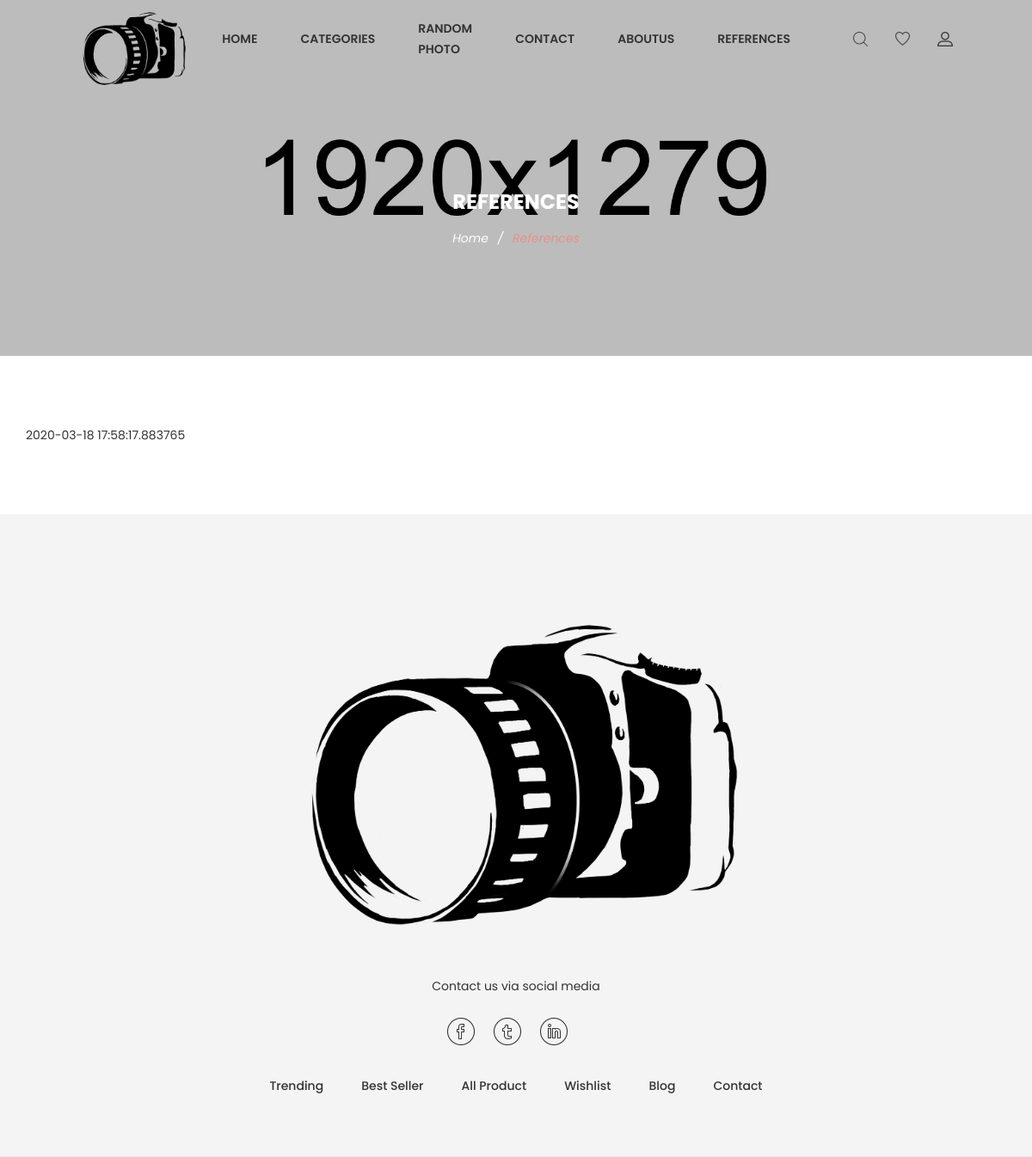
Before: /references with the older database file.
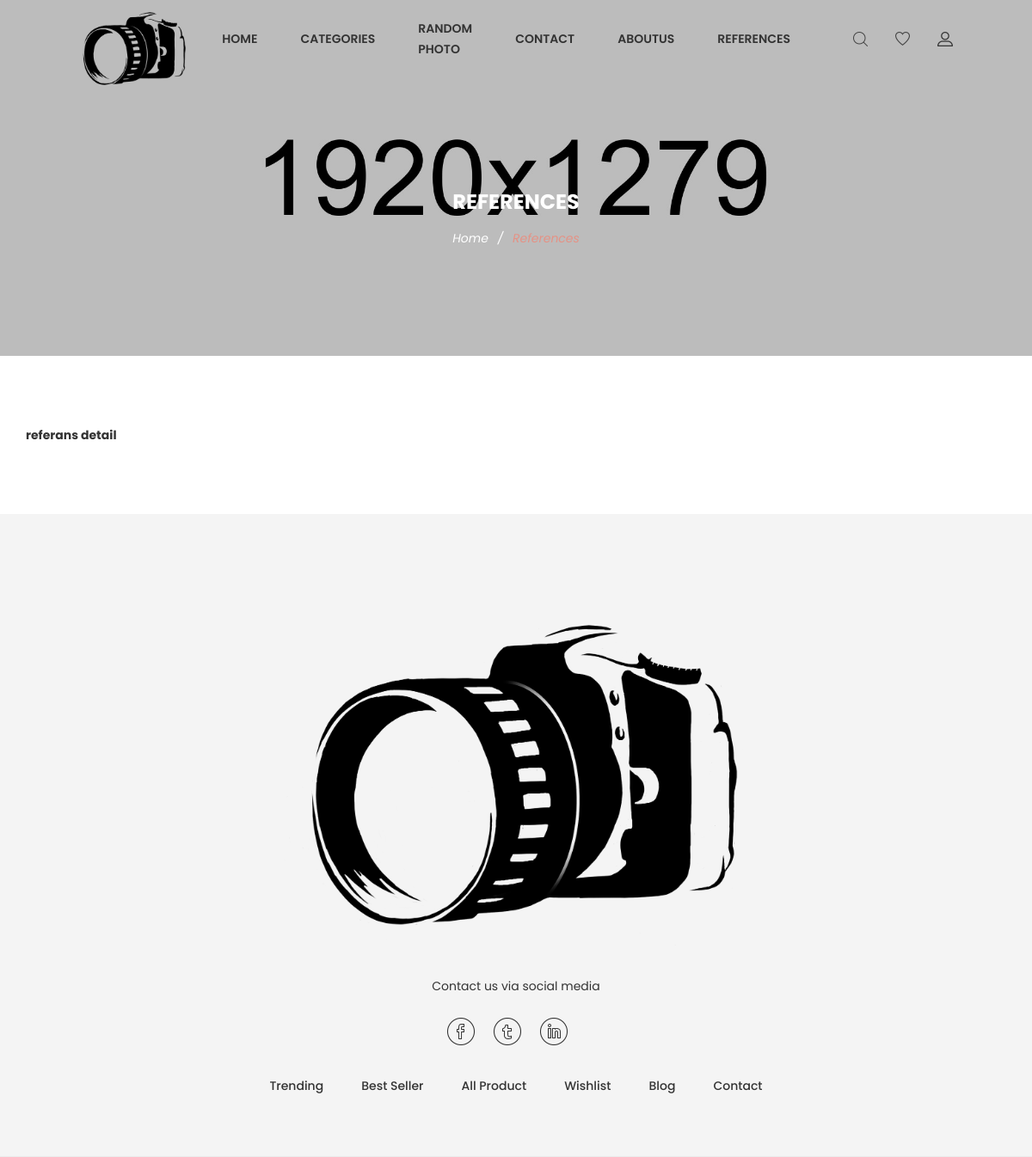
After: the same page with the newer database file.
### home/models.py (models this page shows, shortened)
class Setting(models.Model):
    STATUS = (
        ('True', 'Evet'),
        ('False', 'Hayır'),
    )
    title = models.CharField(max_length=50)
    keywords = models.CharField(max_length=50)
    description = models.CharField(max_length=255)
    company = models.CharField(max_length=50)
    address = models.CharField(blank=True, max_length=100)
    phone = models.CharField(blank=True, max_length=15)
    fax = models.CharField(blank=True, max_length=15)
    email = models.CharField(blank=True, max_length=50)
    smtpserver = models.CharField(blank=True, max_length=50)
    smtpmail = models.CharField(blank=True, max_length=50)
    smtppassword = models.CharField(blank=True, max_length=100)
    smtpport = models.CharField(blank=True, max_length=10)
    icon = models.ImageField(blank=True, upload_to='assets/images/', max_length=255)
    facebook = models.CharField(blank=True, max_length=50)
    twitter = models.CharField(blank=True, max_length=50)
    linkedin = models.CharField(blank=True, max_length=50)
    aboutus = RichTextUploadingField(blank=True)
    contact = RichTextUploadingField(blank=True)
    references = RichTextUploadingField(blank=True)
    status = models.CharField(max_length=10, choices=STATUS)

### home/views.py (the view)
# urls.py: path('references', views.references, name='references'),
def references(request):
    category = Category.objects.all()
    setting = Setting.objects.get(pk=1)
    context = {'category': category, 'setting': setting}
    return render(request, 'Pages/referencesPage.html', context)

### home/templates/Pages/referencesPage.html (shortened to what this page needs)
{% extends 'HomeBase.html' %}
{% block body %}
    <div class="ht__bradcaump__area bg-image--5">
        <div class="container">
            <div class="row">
                <div class="col-lg-12">
                    <div class="bradcaump__inner text-center">
                        <h2 class="bradcaump-title">References</h2>
                        <nav class="bradcaump-content">
                            <a class="breadcrumb_item" href="/">Home</a>
                            <span class="brd-separetor">/</span>
                            <span class="breadcrumb_item active">References</span>
                        </nav>
                    </div>
                </div>
            </div>
        </div>
    </div>
    <section class="section-padding--lg bg--white">
        <div class="container">
            <div class="col-lg-12">
                {{ setting.references|safe }}
            </div>
        </div>
    </section>
{% endblock %}

### home/templates/HomeBase.html (shortened to what this page needs)
<!DOCTYPE html>
<html class="no-js" lang="zxx">
<head>
    {% load static %}
    <link rel="stylesheet" href="{% static 'css/bootstrap.min.css' %}">
    <link rel="stylesheet" href="{% static 'css/plugins.css' %}">
    <link rel="stylesheet" href="{% static 'style.css' %}">
    <link rel="stylesheet" href="{% static 'css/custom.css' %}">
<link rel="stylesheet" href="https://ajax.googleapis.com/ajax/libs/jqueryui/1.11.4/themes/smoothness/jquery-ui.css">
</head>
<body>
{% block clean %}
{% include 'header.html' %}
<div class="wrapper" id="wrapper">
    {% block body %}{% endblock %}
    {% include 'footer.html' %}
</div>
{% endblock %}
</body>
</html>

### home/templates/header.html (shortened to what this page needs)
{% load mptt_tags %}
{% load static %}
<header id="wn__header" class="header__area header__absolute sticky__header">
    <div class="container-fluid">
        <div class="row">
            <div class="col-md-6 col-sm-6 col-6 col-lg-2">
                <div class="logo">
                    <a href="/">
                        <img src="{% static 'images/logo/myLogo.png' %}" alt="logo images">
                    </a>
                </div>
            </div>
            <div class="col-lg-8 d-none d-lg-block">
                <nav class="mainmenu__nav">
                    <ul class="meninmenu d-flex justify-content-start">
                        <li class="drop with--one--item"><a href="/">Home</a></li>
                    {% if category %}
                        <li class="drop"><a href="/">Categories</a>
                        </li>
                    {% endif %}
                        <li><a href="/RandPhoto">Random Photo</a></li>
                        <li><a href="/contact">Contact</a></li>
                        <li><a href="/aboutus">AboutUs</a></li>
                        <li><a href="/references">References</a></li>
                    </ul>
                </nav>
            </div>
            <div class="col-md-6 col-sm-6 col-6 col-lg-2">
                <ul class="header__sidebar__right d-flex justify-content-end align-items-center">
                    <li class="shop_search"><a class="search__active" href="../static/#"></a></li>
                    <li class="wishlist"><a href="../static/#"></a></li>
                    <li class="setting__bar__icon"><a class="setting__active" href="../static/#"></a>
                    </li>
                </ul>
            </div>
        </div>
    </div>
</header>

### home/templates/footer.html
{% load static %}
<footer id="wn__footer" class="footer__area bg__cat--8 brown--color">
    <div class="footer-static-top">
        <div class="container">
            <div class="row">
                <div class="col-lg-12">
                    <div class="footer__widget footer__menu">
                        <div class="ft__logo">
                            <a href="../static/index.html">
                                <img src="{% static 'images/logo/myLogo.png'%}" alt="logo">
                            </a>
                            <p>Contact us via social media</p>
                        </div>
                        <div class="footer__content">
                            <ul class="social__net social__net--2 d-flex justify-content-center">
                                <li><a href="{{ setting.facebook }}"><i class="bi bi-facebook"></i></a></li>
                                <li><a href="{{ setting.twitter }}"><i class="bi bi-twitter"></i></a></li>
                                <li><a href="{{ setting.linkedin }}"><i class="bi bi-linkedin"></i></a></li>
                            </ul>
                            <ul class="mainmenu d-flex justify-content-center">
                                <li><a href="../static/index.html">Trending</a></li>
                                <li><a href="../static/index.html">Best Seller</a></li>
                                <li><a href="../static/index.html">All Product</a></li>
                                <li><a href="../static/index.html">Wishlist</a></li>
                                <li><a href="../static/index.html">Blog</a></li>
                                <li><a href="../static/index.html">Contact</a></li>
                            </ul>
                        </div>
                    </div>
                </div>
            </div>
        </div>
    </div>
</footer>

### home/templates/jsFiles.html (shortened to what this page needs)
{% load static %}

Changed rows visible on the page:
changed Setting: references "2020-03-18 17:58:17.883765" → "referans detail"
